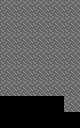

Tiled map render using the project's own tile images. Description and the whole map definition, tile-layer contents included, below:
An orthogonal 5x8 tile map with 16x16 px tiles, 1 tile layer (tiles), 2 tilesets and 4 objects.

<map version="1.10" tiledversion="1.10.2" orientation="orthogonal" renderorder="right-down" width="5" height="8" tilewidth="16" tileheight="16" infinite="0" nextlayerid="3" nextobjectid="7">
 <tileset firstgid="1" source="../../../../tools/soko/templateTiledProject/tilesheet.tsx" />
 <tileset firstgid="65" source="../../../../tools/soko/templateTiledProject/soko_entities.tsx" />
 <layer id="1" name="tiles" width="5" height="8">
  <data encoding="csv">
2,2,2,2,2,
2,2,2,2,2,
2,2,2,2,2,
2,2,2,2,2,
2,2,2,2,2,
2,2,2,2,2,
0,0,0,0,2,
0,0,0,0,0
</data>
 </layer>
 <objectgroup id="2" name="entities">
  <object id="1" gid="65" x="64" y="112" width="16" height="16">
   <properties>
    <property name="gamemode" value="SOKO_EULER" />
   </properties>
  </object>
  <object id="2" gid="66" x="48" y="64" width="16" height="16">
   <properties>
    <property name="sticky" type="bool" value="true" />
    <property name="trail" type="bool" value="true" />
   </properties>
  </object>
  <object id="3" gid="66" x="32" y="48" width="16" height="16">
   <properties>
    <property name="sticky" type="bool" value="true" />
    <property name="trail" type="bool" value="true" />
   </properties>
  </object>
  <object id="4" gid="66" x="64" y="80" width="16" height="16">
   <properties>
    <property name="sticky" type="bool" value="true" />
    <property name="trail" type="bool" value="true" />
   </properties>
  </object>
 </objectgroup>
</map>
